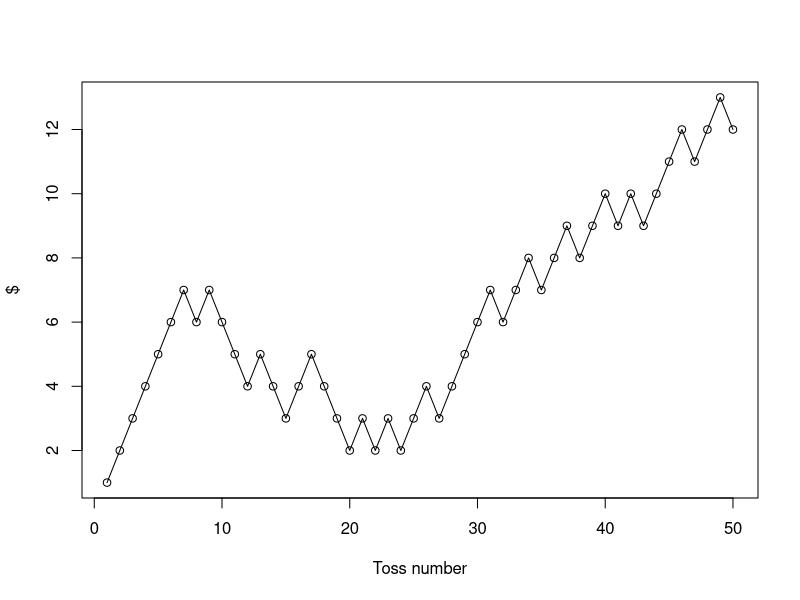

The R script that drew this image:
# result=read.table("/Users/ocowchun/Dropbox/nccu/R_Computing _for_Business_Data_Analytics/0923/results.txt")


# use.switch=function (x){
# switch(x,"a"="first","z"="last","other")
# }

x=1
tolerance=0.000001

# x
f=x^3+2*x^2-7
while(abs(f)>tolerance){
	f.prime=3*x^2+4*x
	x=x-f/f.prime
	f=x^3+2*x^2-7
}

newton=function (x=1){
	f=x^3+2*x^2-7
	f.prime=3*x^2+4*x
	x=x-f/f.prime
	if(abs(f)<tolerance){
		return (x)
	}
	else{
		return (newton(x))
	}
}

# 使用指定的機率來取樣
toss=sample (c("H", "T"), 50, replace=T, prob=c(0.6, 0.4))

toss_money=sample (c(1, -1), 50, replace=T, prob=c(0.6, 0.4))

pocket=c()
pocket[1]=toss_money[1]
for(i in 2:50){
	pocket[i]=pocket[i-1]+toss_money[i]
}
num=1:50
plot(num, pocket, type='o', xlab= "Toss number", ylab= "$")